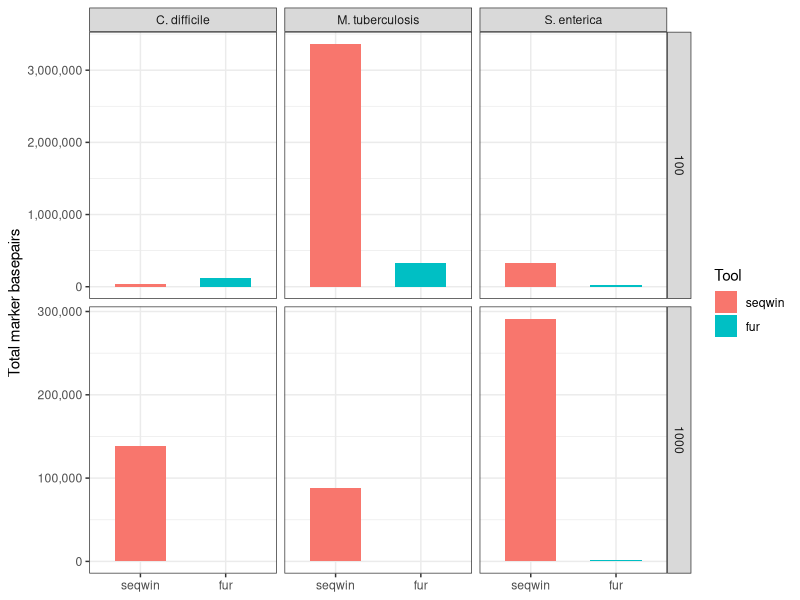

Recreate this plot in R.
#!/usr/bin/env Rscript
# plot_marker_bp.R
#
# Reads marker_bp_summary.csv (from calc_marker_bp.sh) and plots total
# basepairs of markers per pool, grouped by tool, faceted by taxon.
#
# Run from the nb_target_check directory:
#   Rscript plot_marker_bp.R

library(ggplot2)
library(scales)

df <- read.csv("marker_bp_summary.csv")

taxon_names <- c(clo = "C. difficile", mtb = "M. tuberculosis", sen = "S. enterica")
df$taxon <- taxon_names[df$dataset]
df$taxon <- factor(df$taxon, levels = taxon_names)
df$pool <- factor(df$pool, levels = c("100", "1000"))
df$tool <- factor(df$tool, levels = c("seqwin", "fur"))

p <- ggplot(df, aes(x = tool, y = total_bp, fill = tool)) +
  geom_col(width = 0.6) +
  facet_grid(pool ~ taxon, scales = "free_y") +
  scale_y_continuous(labels = label_comma()) +
  labs(x = NULL, y = "Total marker basepairs", fill = "Tool") +
  theme_bw(base_size = 11)

ggsave("marker_bp_histogram.png", p, width = 10, height = 6, dpi = 300)
message("wrote marker_bp_histogram.png")
